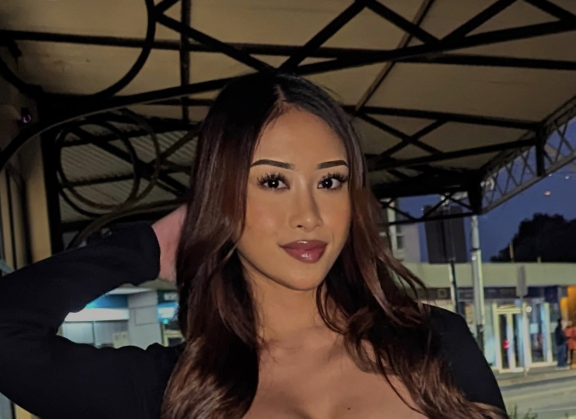
#> input picture facekara.jpg, 1151 x 837 px (shown at 1/2 size)
$ python -i face_masker.py   (imports and definitions only)
#> lines starting #> are read from the running program, lines starting #| are printed output that depends on the picture
from functools import lru_cache
from typing import Dict, List, Tuple

import cv2
import numpy
# Replaced: from cv2.typing import Size
# Instead, we use Tuple[int, int] for size
from facefusion import inference_manager
from facefusion.download import conditional_download_hashes, conditional_download_sources
from facefusion.filesystem import resolve_relative_path
from facefusion.thread_helper import conditional_thread_semaphore
from facefusion.typing import DownloadSet, FaceLandmark68, FaceMaskRegion, InferencePool, Mask, ModelSet, Padding, VisionFrame

# [43 lines that did not run here, left out]
# [13 lines that did not run here, left out]


# [3 lines that did not run here, left out]


def clear_inference_pool() -> None:
    inference_manager.clear_inference_pool(__name__)


# [12 lines that did not run here, left out]


def pre_check() -> bool:
    download_directory_path = resolve_relative_path('../.assets/models')
    model_hashes, model_sources = collect_model_downloads()

    return conditional_download_hashes(download_directory_path, model_hashes) and conditional_download_sources(download_directory_path, model_sources)


# [12 lines that did not run here, left out]


# [10 lines that did not run here, left out]


# [13 lines that did not run here, left out]


# [7 lines that did not run here, left out]


# [10 lines that did not run here, left out]


# [10 lines that did not run here, left out]

>>> import cv2
>>> picture = cv2.imread('../../facekara.jpg', cv2.IMREAD_GRAYSCALE)
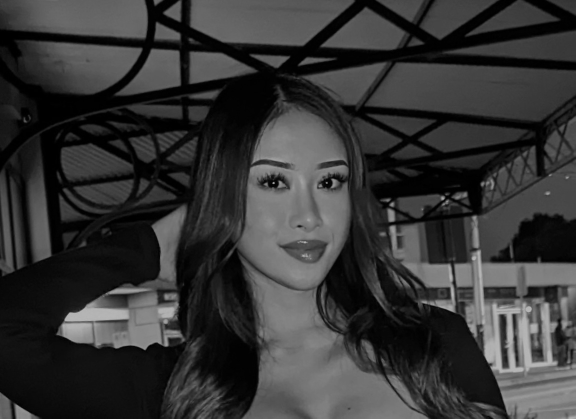
#> picture: shape (837, 1151) (shown at 1/2 size); min 0, max 187, mean 53.6
#> (the run stopped early here; a loop or call above may not have finished)
